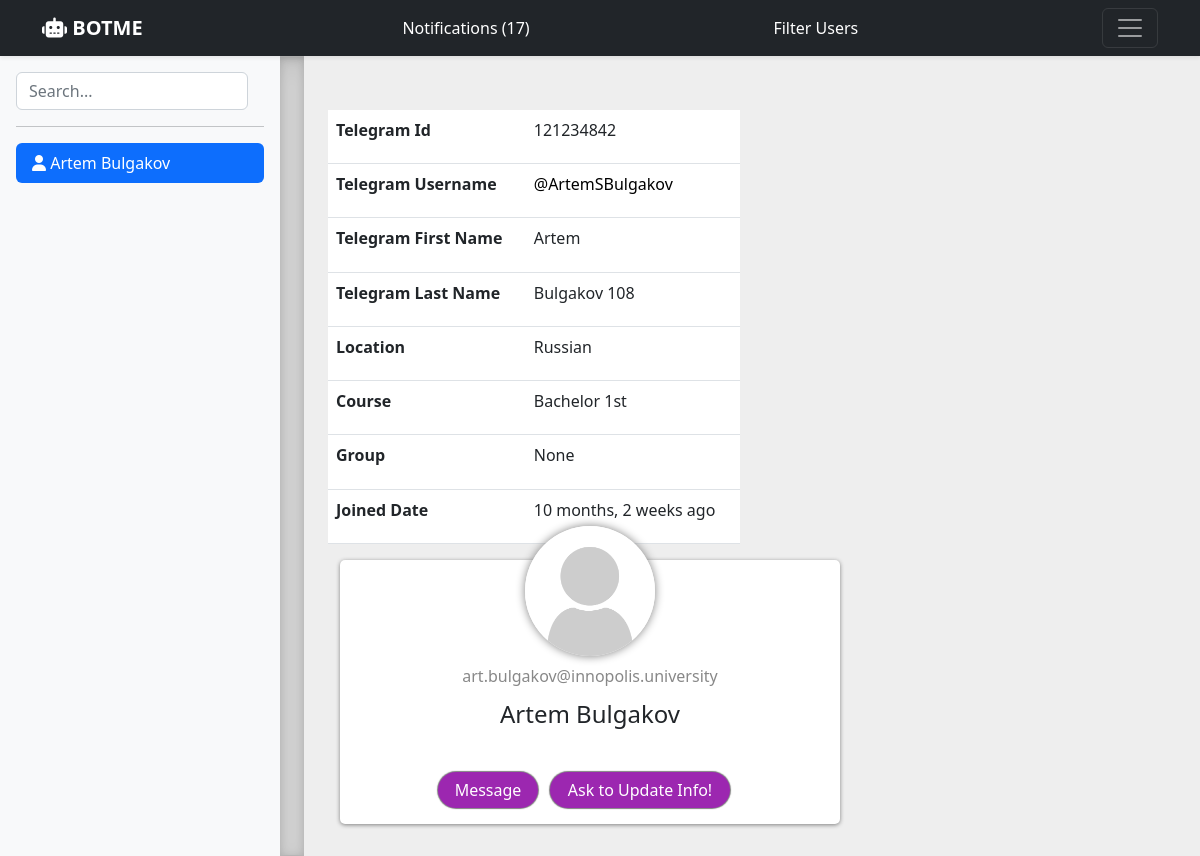
Page /profile/5 (signed in) on the committed database.
### contact/models.py (models this page shows, shortened)
class User(AbstractBaseUser, PermissionsMixin):
    Bs_1 = 'Bachelor 1st'
    Bs_2 = 'Bachelor 2nd'
    Bs_3 = 'Bachelor 3rd'
    Bs_4 = 'Bachelor 4th'
    Ms_1 = 'Master 1st'
    Ms_2 = 'Master 2nd'
    Phd = 'Phd'
    CHOICES = (
        (Bs_1, 'Bachelor 1st'),
        (Bs_2, 'Bachelor 2nd'),
        (Bs_3, 'Bachelor 3rd'),
        (Bs_4, 'Bachelor 4th'),
        (Ms_1, 'Master 1st'),
        (Ms_2, 'Master 2nd'),
        (Phd, 'Phd')
    )
    INTERNATIONAL = "International"
    CIS = "CIS"
    RUSSIAN = "Russian"
    LOCATIONS = (
        (INTERNATIONAL, 'International'),
        (CIS, "CIS"),
        (RUSSIAN, "Russian")
    )
    username = models.CharField(max_length=50, unique=True)
    telegram_username = models.CharField(max_length=250, null=True, blank=True)
    email = models.EmailField(max_length=250, unique=True, null=True, blank=True)
    inno_email = models.EmailField(max_length=250, unique=True, null=True, blank=True)
    first_name = models.CharField(max_length=30, blank=True, null=True)
    last_name = models.CharField(max_length=30, blank=True, null=True)
    telegram_first_name = models.CharField(max_length=30, blank=True, null=True)
    telegram_last_name = models.CharField(max_length=30, blank=True, null=True)
    is_active = models.BooleanField(default=True)
    is_staff = models.BooleanField(default=False)
    is_superuser = models.BooleanField(default=False)
    date_joined = models.DateTimeField(default=timezone.now)
    receive_notification = models.BooleanField(default=True)
    course = models.CharField(max_length=20, choices=CHOICES, null=True, blank=True)
    group = models.CharField(max_length=20, null=True, blank=True)
    location = models.CharField(max_length=50, choices=LOCATIONS, null=True, blank=True)
    objects = UserManager()
    USERNAME_FIELD = 'username'

### contact/views.py (the view)
# urls.py: path('profile/<int:user_id>', views.profile, name='profile'),
@login_required
def profile(request, user_id):
    cur_user = User.objects.get(id=user_id)
    Notification.objects.filter(created_by=cur_user).filter(is_read=False).filter(notification_type='new_join').update(is_read=True)
    return render(request, 'profile.html', {"cur_user": cur_user})

### contact/context_processors.py (called while the page is built)
def notifications(request):
    all_notifications = Notification.objects.filter(is_read=False)
    message_notifications = all_notifications.filter(notification_type="message")
    new_join_notifications = all_notifications.filter(notification_type="new_join")
    return {'notifications': all_notifications, 'message_notifications': message_notifications, 'new_join_notifications': new_join_notifications}

def users(request):
    users = User.objects.all().exclude(is_superuser=True)
    return {'users': users}

### contact/templates/profile.html (shortened to what this page needs)
{% extends 'base.html' %}
{% load static %}
{% load humanize %}
{% block content %}
<div class="container m-4 ">
  <div class="row info-msg">
    <div class="msg-info" id="info-message"></div>
  </div>
  <div class="profile_container">
    <div class="row user_info_table">
      <table id="example" class="table">
        <tbody>
            <tr>
              <td><strong>Telegram Id</strong></td>
              <td>{{cur_user.username}}</td>
            </tr>
            <tr>
              <td><strong>Telegram Username</strong></td>
              <td><a href="https://t.me/{{cur_user.telegram_username}}" target="_blank" class="alias">@{{cur_user.telegram_username}}</a></td>
            </tr>
            <tr>
              <td><strong>Telegram First Name</strong></td>
              <td>{{cur_user.telegram_first_name}}</td>
            </tr>
            <tr>
              <td><strong>Telegram Last Name</strong></td>
              <td>{{cur_user.telegram_last_name}}</td>
            </tr>
            <tr>
              <td><strong>Location</strong></td>
              <td>{{cur_user.location}}</td>
            </tr>
            <tr>
              <td><strong>Course</strong></td>
              <td>{{cur_user.course}}</td>
            </tr>
            <tr>
              <td><strong>Group</strong></td>
              <td>{{cur_user.group}}</td>
            </tr>
            <tr>
              <td><strong>Joined Date</strong></td>
              <td>{{cur_user.date_joined|naturaltime}}</td>
            </tr>
        </tbody>
      </table>
    </div>
    <div class="main_info">
      <div class="card-avatar">
            <img class="img" src="../../static/img/empty.png" alt="avatar">
      </div>
      <div class="inno_email">{{cur_user.inno_email}}</div>
      <div class="personal_info">{{cur_user.first_name}} {{cur_user.last_name}}</div>
      <div class="row buttons_row">
        <div class="msg_btn">
          <a href="{% url 'conversation' cur_user.id %}" >Message</a>
        </div>
        <div class=" request_info">
          <button class="request_info_btn" onclick="requestButton()">Ask to Update Info!</button>
        </div>
      </div>
    </div>
  </div>
</div>
{% endblock %}

### contact/templates/base.html (shortened to what this page needs)
{% load static %}
<!doctype html>
<html lang="en">
  <head>
    <link rel="stylesheet" type="text/css" href="{% static 'css/bootstrap.min.css' %}">
    <link rel="stylesheet" href="https://cdnjs.cloudflare.com/ajax/libs/font-awesome/6.2.0/css/all.css">
    <link rel="stylesheet" type="text/css" href="{% static 'css/style.css' %}">
  </head>
  <body>
<header>
  <div class="navbar navbar-dark bg-dark shadow-sm">
    <div class="container header_container">
      <a href="/" class="navbar-brand d-flex align-items-center">
        <strong><i class="fa-solid fa-robot"></i> BOTME</strong>
      </a>
      {% if request.user.is_authenticated %}
        <a href="{% url 'home' %}" class="navbar-item">Notifications ({{ notifications.count }})</a>
        <a href="{% url 'filter_users' %}" class="navbar-item">Filter Users</a>
      {% endif %}
      <button class="navbar-toggler" type="button" data-bs-toggle="collapse" data-bs-target="#navbarHeader" aria-controls="navbarHeader" aria-expanded="false" aria-label="Toggle navigation">
        <span class="navbar-toggler-icon"></span>
      </button>
    </div>
  </div>
</header>
<main class="d-flex flex-nowrap">
  <div class="d-flex flex-column flex-shrink-0 p-3 bg-light" style="width: 280px;">
    <form id="search-form" class="col-12 col-lg-auto mb-3 mb-lg-0 me-lg-3" role="search" onsubmit="return false;" autocomplete="off">
      <input type="search" class="form-control" id="search-input"  placeholder="Search..." aria-label="Search">
    </form>
    <hr>
    <ul class="nav nav-pills flex-column mb-auto">
      {% if cur_user %}
        <li>
          <a href="{% url 'profile' cur_user.id %}" class="nav-link active">
            <i class="fa-solid fa-user"></i>
            {{ cur_user.first_name }} {{cur_user.last_name }}
          </a>
        </li>
      {% endif %}
      <div id="results-box" style="overflow-y: auto; height: 650px;">
      </div>
    </ul>
  </div>
  <div class="b-example-divider b-example-vr"></div>
{% block content %}
{% endblock %}
</main>
  </body>
</html>

### static/css/style.css (style rules this page uses)
body { min-height: 100vh; min-height: 100%; }
html { height: 100%; }
main { height:max-content; overflow-x: auto; overflow-y: hidden; background-color: #eeeeee; }
a { text-decoration: none; color: #fff; }
.b-example-divider { height: 3rem; background-color: rgba(0, 0, 0, .1); border: solid rgba(0, 0, 0, .15); border-width: 1px 0; box-shadow: inset 0 .5em 1.5em rgba(0, 0, 0, .1), inset 0 .125em .5em rgba(0, 0, 0, .15); }
.b-example-vr { flex-shrink: 0; width: 1.5rem; height: 100vh; }
.buttons_row { width: auto; display: flex; }
.request_info_btn { border: none; padding: 6px; border-radius: 25px; background-color: #9c27b0; color: #fff; width: 180px; box-shadow: 0px 0px 1px 1px gray; }
.msg_btn { text-decoration: none; border: none; padding: 6px; border-radius: 25px; background-color: #9c27b0; color: #fff; width: 100px; box-shadow: 0px 0px 1px 1px gray; text-align: center; }
.alias { color: #000; }
.user_info_table { width: 50%; height: 450px; }
.main_info { padding: 16px; width: 500px; background-color: #fff; border-radius: 5px; box-shadow: 0 1px 4px 0 gray; flex-direction: column; display: flex; justify-content: center; align-items: center; flex-wrap: wrap; gap: 8px; }
.profile_container { padding-top: 20px; align-items: flex-start; justify-content: space-between; display: flex; flex-wrap: wrap; }
.personal_info { margin-bottom: 32px; font-size: 24px; }
.inno_email { color: #888; }
.request_info { width: auto; }
.info-msg { width: 100%; justify-self: center; height: 10px; }
.table { background-color: #fff; }
.card-avatar { max-width: 130px; max-height: 130px; margin: -50px auto 0; }
.img { width: 100%; height: auto; border-radius: 50%; box-shadow: 0 0 10px 0 gray; }

### rows in the picture
User: first_name "Artem", last_name "Bulgakov", username "121234842", telegram_username "ArtemSBulgakov", telegram_first_name "Artem", telegram_last_name "Bulgakov 108", location "Russian", course "Bachelor 1st", group "None", date_joined "10 months, 2 weeks ago", inno_email "art.bulgakov@innopolis.university"

### other values in the picture
{{ notifications.count }} "17"
